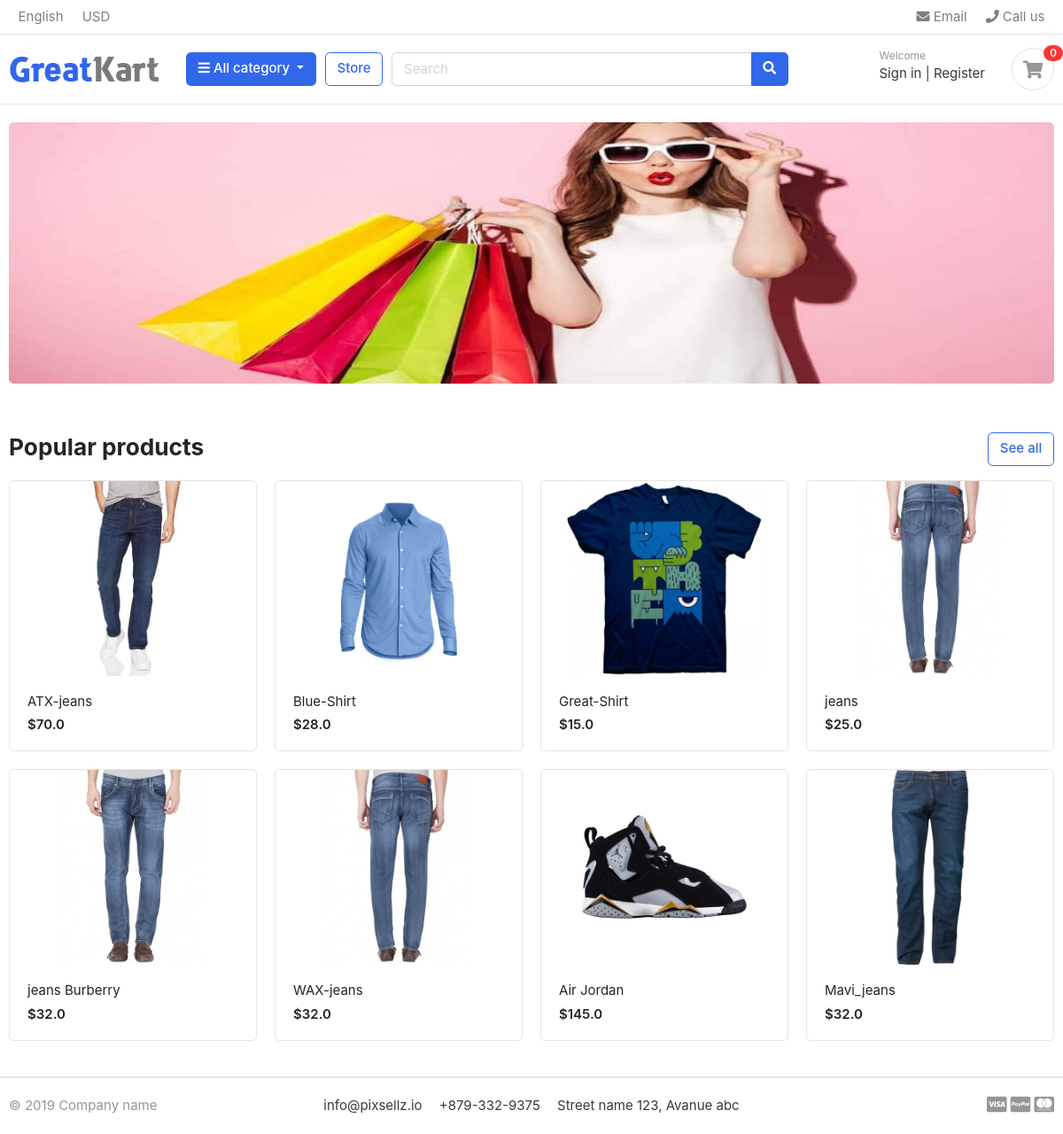
The page / on the database its author committed.
### store/models.py (models this page shows, shortened)
class Base(models.Model):
    date_add = models.DateTimeField(auto_now_add=True)
    date_update = models.DateTimeField(auto_now=True)
    status = models.BooleanField(default=True)
    class Meta:
        abstract=True

class Product(Base):
    product_name = models.CharField(max_length=128)
    slug = AutoSlugField(populate_from= 'product_name')
    images = models.FileField(upload_to='images_product')
    price = models.FloatField()
    description = models.TextField(blank=True)
    stock = models.IntegerField()
    is_availaible = models.BooleanField(default=True)
    category = models.ForeignKey("Category", related_name='category_product', on_delete=models.CASCADE)
    class Meta:
        verbose_name = 'product'
        verbose_name_plural = 'products'

### store/views.py (the view)
# urls.py: path('', views.index, name='index'),
def index(request):
    products = models.Product.objects.filter(is_availaible=True).all()[:8]
    return render(request, 'index.html', locals())

### cart/views.py (called while the page is built)
def _cart_id(request):
    cart = request.session.session_key
    if not cart:
        cart = request.session.create()
    return cart

### store/context_processors.py (called while the page is built)
def menu_link(request):
    links = Category.objects.all()
    return dict(links=links)

def cart_count(request):
    count=0
    try:
        cart = Cart.objects.get(cart_id=_cart_id(request))
        cart_items = CartItem.objects.all().filter(cart=cart, is_active=True)
        for cart_item in cart_items:
            count += cart_item.quantity
    except Cart.DoesNotExist:
        count=0
    return dict(count=count)

### store/models.py (called while the page is built)
    def get_url(self):
        return reverse('product_by_category', args=[self.slug])

### templates/index.html
{% extends 'base/base.html' %}
{% load static %}
{% block content %}
<section class="section-intro padding-y-sm">
<div class="container">
<div class="intro-banner-wrap">
	<img src="{% static 'images/banners/modalova.jpg' %}" class="img-fluid rounded">
</div>
</div>
</section>
<section class="section-name padding-y-sm">
<div class="container">
<header class="section-heading">
	<a href="{% url 'store' %}" class="btn btn-outline-primary float-right">See all</a>
	<h3 class="section-title">Popular products</h3>
</header>
<div class="row">
{% for product in products %}
	<div class="col-md-3">
		<div class="card card-product-grid">
			<a href="{% url 'product-detail' product.slug %}" class="img-wrap"> <img src="{{product.images.url}}"> </a>
			<figcaption class="info-wrap">
				<a href="{% url 'product-detail' product.slug %}" class="title">{{product.product_name}}</a>
				<div class="price mt-1">${{product.price}}</div>
			</figcaption>
		</div>
	</div>
{% endfor %}
</div>
</div>
</section>
{% endblock content %}

### templates/base/base.html (shortened to what this page needs)
{% load static %}
<!DOCTYPE HTML>
<html lang="en">
<head>
<link href="{% static 'css/bootstrap.css' %}" rel="stylesheet" type="text/css"/>
<link href="{% static 'fonts/fontawesome/css/all.min.css' %}" type="text/css" rel="stylesheet">
<link href="{% static 'css/ui.css' %}" rel="stylesheet" type="text/css"/>
<link href="{% static 'css/responsive.css' %}" rel="stylesheet" media="only screen and (max-width: 1200px)" />
</head>
<body>
<header class="section-header">
<nav class="navbar p-md-0 navbar-expand-sm navbar-light border-bottom">
<div class="container">
  <div class="collapse navbar-collapse" id="navbarTop4">
    <ul class="navbar-nav mr-auto">
    	<li class="nav-item dropdown">
		 	<a href="#" class="nav-link">   English </a>
		</li>
		<li class="nav-item dropdown">
			<a href="#" class="nav-link"> USD </a>
		</li>
    </ul>
    <ul class="navbar-nav">
		<li><a href="#" class="nav-link"> <i class="fa fa-envelope"></i> Email </a></li>
		<li><a href="#" class="nav-link"> <i class="fa fa-phone"></i> Call us </a></li>
	</ul>
  </div>
</div>
</nav>
<section class="header-main border-bottom">
	<div class="container">
<div class="row align-items-center">
	<div class="col-lg-2 col-md-3 col-6">
		<a href="{% url 'index' %}" class="brand-wrap">
			<img class="logo" src="{% static './images/logo.png' %}">
		</a>
	</div>
	<div class="col-lg col-sm col-md col-6 flex-grow-0">
		<div class="category-wrap dropdown d-inline-block float-right">
			<button type="button" class="btn btn-primary dropdown-toggle" data-toggle="dropdown">
				<i class="fa fa-bars"></i> All category
			</button>
		</div>
	</div>
	<a href="{% url 'store' %}" class="btn btn-outline-primary">Store</a>
	<div class="col-lg  col-md-6 col-sm-12 col">
		<form action="{% url 'search' %}" class="search" method='GET'> {% csrf_token %}
			<div class="input-group w-100">
			    <input type="text" id="search" name="search" class="form-control" style="width:60%;" placeholder="Search">
			    <div class="input-group-append">
			      <button class="btn btn-primary" type="submit">
			        <i class="fa fa-search"></i>
			      </button>
			    </div>
		    </div>
		</form>
	</div>
	<div class="col-lg-3 col-sm-6 col-8 order-2 order-lg-3">
				<div class="d-flex justify-content-end mb-3 mb-lg-0">
				{% if user.id is None %}
					<div class="widget-header">
						<small class="title text-muted">Welcome</small>
						<div>
							<a href="{% url 'signin' %}">Sign in</a> <span class="dark-transp"> | </span>
							<a href="{% url 'register' %}"> Register</a>
						</div>
					</div>
					<a href="{% url 'cart' %}" class="widget-header pl-3 ml-3">
						<div class="icon icon-sm rounded-circle border"><i class="fa fa-shopping-cart"></i></div>
						<span class="badge badge-pill badge-danger notify">{{count}}</span>
					</a>
					{% endif %}
				</div>
			</div>
</div>
	</div>
</section>
</header>
{% block content %}
{% endblock content %}
<footer class="section-footer border-top">
	<div class="container">
		<section class="footer-bottom border-top row">
			<div class="col-md-2">
				<p class="text-muted"> &copy 2019 Company name </p>
			</div>
			<div class="col-md-8 text-md-center">
				<span  class="px-2">info@pixsellz.io</span>
				<span  class="px-2">+879-332-9375</span>
				<span  class="px-2">Street name 123, Avanue abc</span>
			</div>
			<div class="col-md-2 text-md-right text-muted">
				<i class="fab fa-lg fa-cc-visa"></i>
				<i class="fab fa-lg fa-cc-paypal"></i>
				<i class="fab fa-lg fa-cc-mastercard"></i>
			</div>
		</section>
	</div>
</footer>
</body>
</html>

### static/css/ui.css (style rules this page uses)
html { font-family: "Inter", sans-serif; font-size: 15px; }
.img-wrap { text-align: center; display: block; }
.img-wrap img { max-width: 100%; }
.icon-xs, .icon-sm, .icon-md, .icon-lg { display: inline-block; text-align: center; flex-shrink: 0; flex-grow: 0; }
.icon-sm { width: 48px; height: 48px; line-height: 48px !important; font-size: 20px; }
.padding-y-sm { padding-top: 20px; padding-bottom: 20px; }
.section-heading { margin-bottom: 20px; margin-top: 15px; }
.section-title { color: #212529; }
p:last-child { margin-bottom: 0; }
.header-main { position: relative; padding-top: 1rem; padding-bottom: 1rem; }
.brand-wrap .logo, .navbar-brand .logo { margin-right: 7px; max-height: 42px; display: inline-block; }
.widget-header { display: inline-block; vertical-align: middle; position: relative; }
.widget-header a { color: #343a40; }
.widget-header i { color: #969696; }
.widget-header .title { display: block; }
.widget-header .notify { position: absolute; top: -3px; right: -10px; }
.footer-bottom { padding-top: 20px; padding-bottom: 20px; }
[class*=card-product] a.title { color: #212529; display: block; }
[class*=card-product] .img-wrap { overflow: hidden; position: relative; }
[class*=card-product] .img-wrap img { height: 100%; max-width: 100%; width: auto; display: inline-block; -o-object-fit: cover; object-fit: cover; }
.card-product-grid { margin-bottom: 20px; }
.card-product-grid .img-wrap { border-radius: 0.2rem 0.2rem 0 0; height: 220px; }
.card-product-grid .info-wrap { overflow: hidden; padding: 18px 20px; }
.card .img-wrap { overflow: hidden; }
.notify { position: absolute; top: -4px; right: -10px; display: inline-block; padding: 0.25em 0.6em; font-size: 12px; line-height: 1; text-align: center; border-radius: 3rem; color: #fff; background-color: #fa3434; }
.price { font-weight: 600; color: #212529; }

### rows shown on the page
Product: images (picture), product_name "ATX-jeans", price "70.0"
Product: images (picture), product_name "Blue-Shirt", price "28.0"
Product: images (picture), product_name "Great-Shirt", price "15.0"
Product: images (picture), product_name "jeans", price "25.0"
Product: images (picture), product_name "jeans Burberry", price "32.0"
Product: images (picture), product_name "WAX-jeans", price "32.0"
Product: images (picture), product_name "Air Jordan", price "145.0"
Product: images (picture), product_name "Mavi_jeans", price "32.0"

### other values the page prints
{{ count }} "0"
